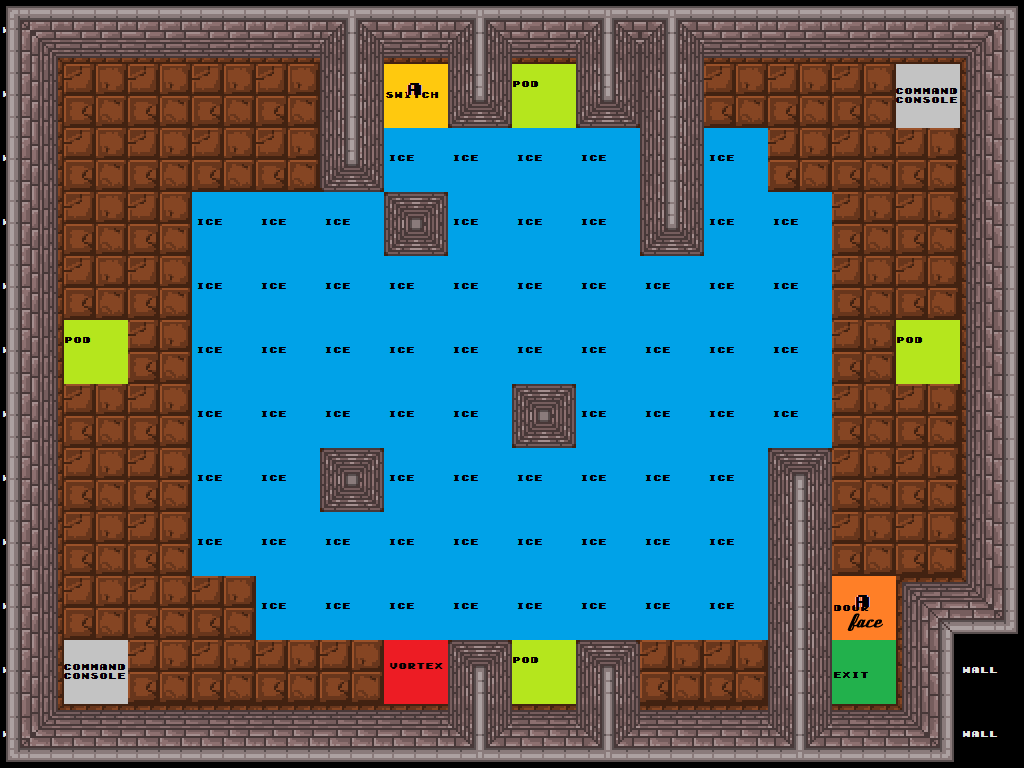

Tiled map render using the project's own tile images. Description and the map definition, with tile-layer contents summarised, below:
An orthogonal 16x12 tile map with 64x64 px tiles, 5 tile layers (Tiles, Objects, Links, blocs, ...), 3 tilesets.

<map version="1.0" orientation="orthogonal" width="16" height="12" tilewidth="64" tileheight="64">
 <tileset firstgid="1" name="typeOfCase" tilewidth="64" tileheight="64">
  <image source="../typeOfCase.png" width="1152" height="64" />
  <tile id="9">
   <properties>
    <property name="id" value="&quot;porte_1&quot;" />
   </properties>
  </tile>
 </tileset>
 <tileset firstgid="19" name="links" tilewidth="64" tileheight="64">
  <image source="../links.png" width="640" height="64" />
 </tileset>
 <tileset firstgid="29" name="graphs" tilewidth="64" tileheight="64">
  <image source="../../pixel/walls_64.png" width="832" height="192" />
 </tileset>
 <layer name="Tiles" width="16" height="12" opacity="0.9">
  <data>[192 cells, 192 non-empty, 2 distinct tile ids]</data>
 </layer>
 <layer name="Objects" width="16" height="12">
  <properties>
   <property name="" value="" />
  </properties>
  <data>[192 cells, 77 non-empty, 7 distinct tile ids]</data>
 </layer>
 <layer name="Links" width="16" height="12">
  <data>[192 cells, 2 non-empty, 1 distinct tile ids]</data>
 </layer>
 <layer name="blocs" width="16" height="12">
  <data>[192 cells, 0 non-empty, 0 distinct tile ids]</data>
 </layer>
 <layer name="Render" width="16" height="12">
  <data>[192 cells, 113 non-empty, 16 distinct tile ids]</data>
 </layer>
</map>
